Frame 1 (no input): blank canvas, image omitted
Frame 60 (the mouse pressed at the canvas centre just before this capture): blank canvas, image omitted
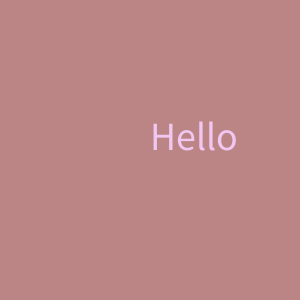
Frame 120 (the mouse held since frame 60 and released just before this capture)

The Processing sketch whose frames 1 and 60 were blank and that drew this single picture after the mouse press (run headless with seeded random() and noise(); from frame 60 on, the mouse is pressed at the canvas centre):

// Processing sketch: week12_3_mouse
// ── week12_3_mouse.pde
void  setup(){
  size(300,300);
  textSize(40);
}
void draw(){
  background(#BC8585);
  fill(#F2C6F2);
  text("Hello",mouseX,mouseY);
}
